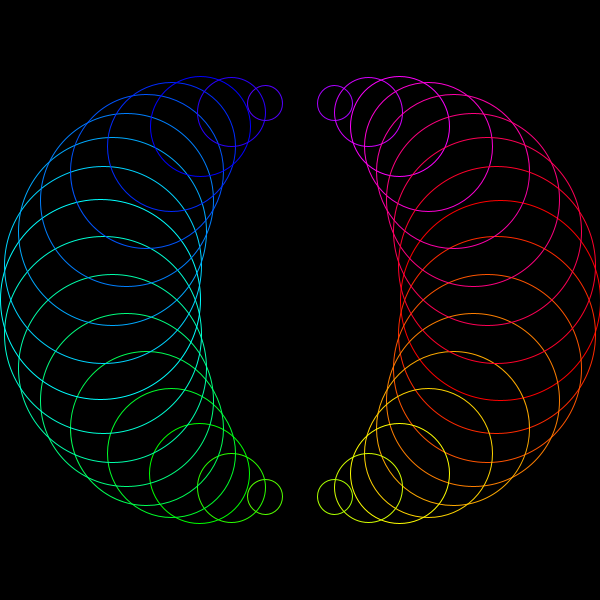
Frame 1 (no input)
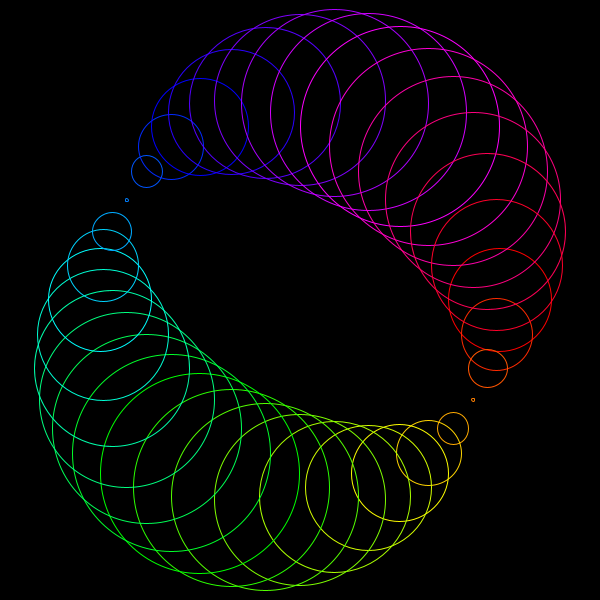
Frame 60 (the mouse pressed at the canvas centre just before this capture)
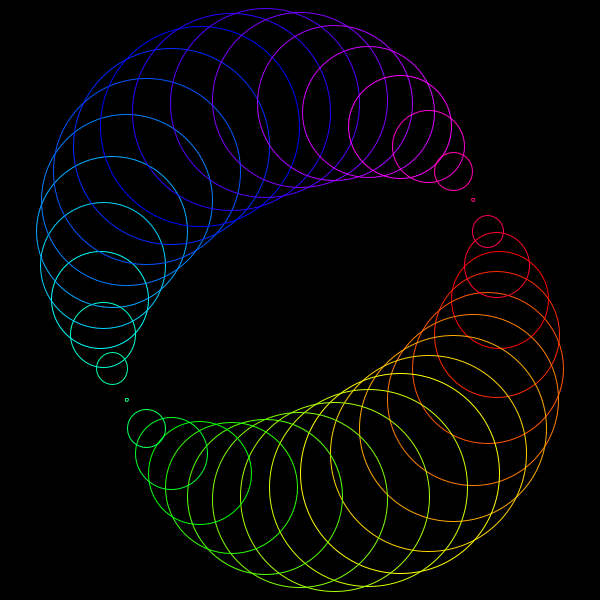
Frame 120 (the mouse held since frame 60 and released just before this capture)

The Processing sketch that drew these frames (run headless with seeded random() and noise(); from frame 60 on, the mouse is pressed at the canvas centre):

// Processing sketch: processing_83508
// ── processing_83508.pde

int time = 0;

void setup(){
  size(600, 600);
  noFill();
  stroke(255);
  colorMode(HSB, 360); 
}

void draw(){
  background(0);
  for(int i = 0; i < 360; i+= 10){
    float x = cos(radians(i)) * 200 + width / 2;    //  大きくしてみる。
    float y = sin(radians(i)) * 200 + height / 2;   //  大きくしてみる。
    float w = cos(radians(time + i)) * 200;
    w = abs(w);
    stroke(i, 360, 360);
    ellipse(x, y, w, w);
  }
  time++;
}
